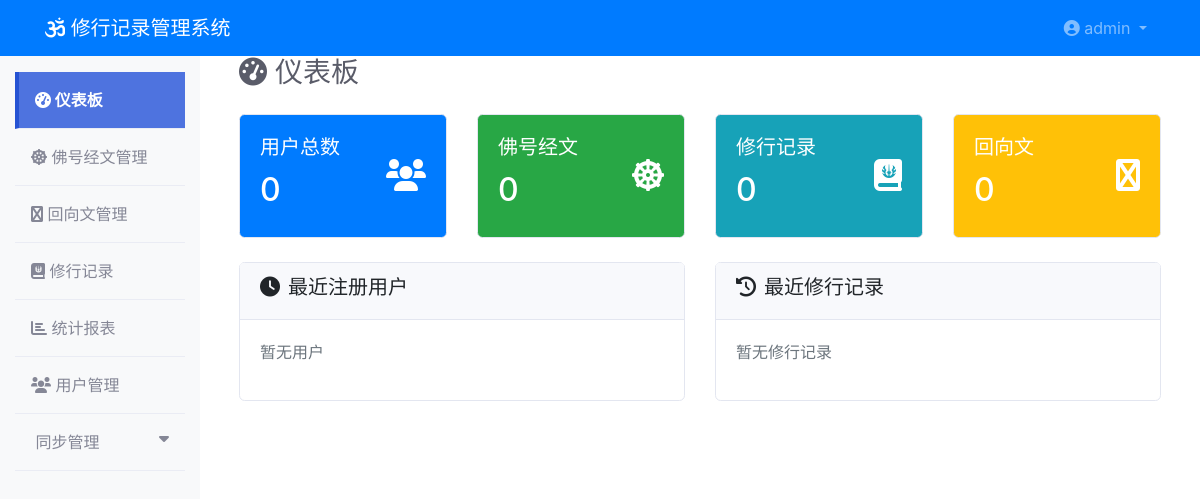
Page /dashboard (signed in) on the earlier database version.
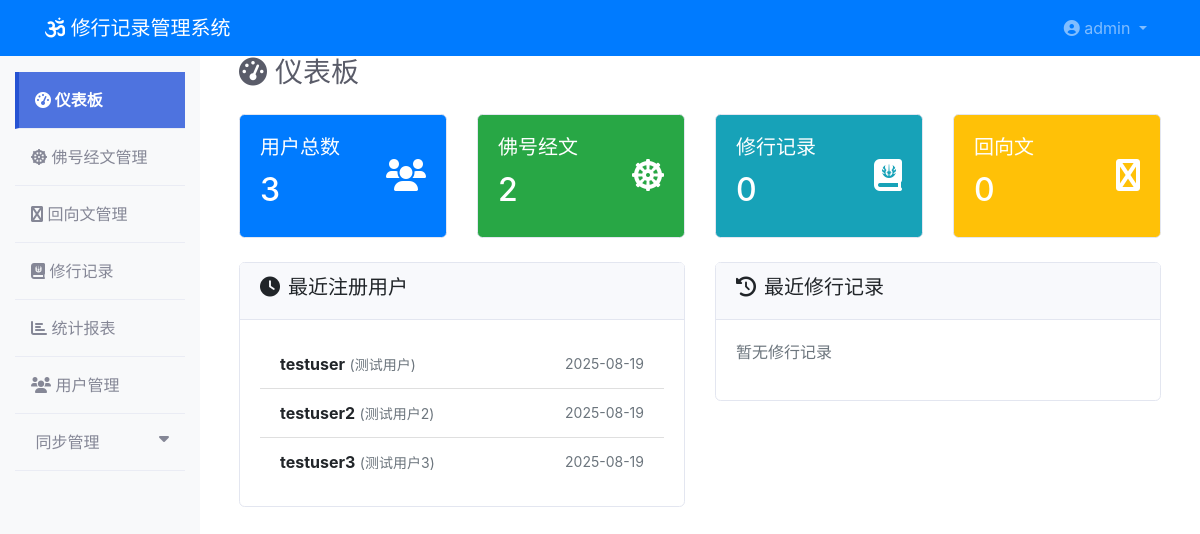
Same page on the later database version.
### models/user.py (models this page shows, shortened)
class User(db.Model):
    __tablename__ = 'users'
    id = db.Column(db.Integer, primary_key=True)
    username = db.Column(db.String(80), unique=True, nullable=False)
    password = db.Column(db.String(255), nullable=False)
    avatar = db.Column(db.String(255), nullable=True)  # 头像路径或emoji
    avatar_type = db.Column(db.Enum('emoji', 'image'), default='emoji')
    nickname = db.Column(db.String(100), nullable=True)
    is_deleted = db.Column(db.Boolean, default=False)  # 逻辑删除标记
    deleted_at = db.Column(db.DateTime, nullable=True)  # 删除时间
    created_at = db.Column(db.DateTime, default=datetime.utcnow)

### routes/main.py (the view)
@main_bp.route('/dashboard')
@login_required
def dashboard():
    stats = {
        'total_users': User.query.filter_by(is_deleted=False).count(),
        'total_chantings': Chanting.query.filter_by(is_deleted=False).count(),
        'total_records': ChantingRecord.query.count(),
        'total_dedications': Dedication.query.count(),
        'built_in_chantings': Chanting.query.filter_by(is_built_in=True, is_deleted=False).count(),
        'custom_chantings': Chanting.query.filter_by(is_built_in=False, is_deleted=False).count()
    }
    recent_users = User.query.filter_by(is_deleted=False).order_by(User.created_at.desc()).limit(5).all()
    recent_records_raw = ChantingRecord.query.order_by(ChantingRecord.created_at.desc()).limit(10).all()
    recent_records = []
    for record in recent_records_raw:
        record_dict = record.to_dict_with_chanting()
        recent_records.append(record_dict)
    return render_template('dashboard.html',
                         stats=stats,
                         recent_users=recent_users,
                         recent_records=recent_records)

### utils/db_monitor.py (called while the page is built)
def init_db_monitoring(app):
    @app.before_request
    def before_request():
        if not DatabaseMonitor.check_health():
            logger.warning("数据库连接异常，尝试重新连接")
            DatabaseMonitor.cleanup_connections()
    @app.after_request
    def after_request(response):
        try:
            db.session.remove()
        except Exception as e:
            logger.error(f"清理session失败: {e}")
        return response
    @app.teardown_appcontext
    def shutdown_session(exception=None):
        try:
            db.session.remove()
        except Exception as e:
            logger.error(f"teardown session失败: {e}")

    @staticmethod
    def check_health():
        try:
            result = db.session.execute(text('SELECT 1'))
            return True
        except Exception as e:
            logger.error(f"数据库健康检查失败: {e}")
            return False

### templates/dashboard.html (shortened to what the changed rows need)
{% extends "base.html" %}
{% block content %}
<div class="container-fluid">
    <div class="d-sm-flex align-items-center justify-content-between mb-4">
        <h1 class="h3 mb-0 text-gray-800">
            <i class="fas fa-tachometer-alt mr-2"></i>仪表板
        </h1>
    </div>
<div class="row">
    <div class="col-md-3 mb-4">
        <div class="card text-white bg-primary">
            <div class="card-body">
                <div class="d-flex justify-content-between">
                    <div>
                        <h5 class="card-title">用户总数</h5>
                        <h2>{{ stats.total_users }}</h2>
                    </div>
                </div>
            </div>
        </div>
    </div>
    <div class="col-md-3 mb-4">
        <div class="card text-white bg-success">
            <div class="card-body">
                <div class="d-flex justify-content-between">
                    <div>
                        <h5 class="card-title">佛号经文</h5>
                        <h2>{{ stats.total_chantings }}</h2>
                    </div>
                </div>
            </div>
        </div>
    </div>
    <div class="col-md-3 mb-4">
        <div class="card text-white bg-info">
            <div class="card-body">
                <div class="d-flex justify-content-between">
                    <div>
                        <h2>{{ stats.total_records }}</h2>
                    </div>
                </div>
            </div>
        </div>
    </div>
    <div class="col-md-3 mb-4">
        <div class="card text-white bg-warning">
            <div class="card-body">
                <div class="d-flex justify-content-between">
                    <div>
                        <h2>{{ stats.total_dedications }}</h2>
                    </div>
                </div>
            </div>
        </div>
    </div>
</div>
<div class="row">
    <div class="col-md-6">
        <div class="card">
            <div class="card-body">
                {% if recent_users %}
                    <div class="list-group list-group-flush">
                        {% for user in recent_users %}
                        <div class="list-group-item d-flex justify-content-between align-items-center">
                            <div>
                                <strong>{{ user.username }}</strong>
                                {% if user.nickname %}
                                    <small class="text-muted">({{ user.nickname }})</small>
                                {% endif %}
                            </div>
                            <small class="text-muted">{{ user.created_at.strftime('%Y-%m-%d') }}</small>
                        </div>
                        {% endfor %}
                    </div>
                {% else %}
                    <p class="text-muted">暂无用户</p>
                {% endif %}
            </div>
        </div>
    </div>
</div>
</div>
{% endblock %}

Differences in the rows shown:
added User: username "testuser", nickname "测试用户", created_at "2025-08-19"
added User: username "testuser2", nickname "测试用户2", created_at "2025-08-19"
added User: username "testuser3", nickname "测试用户3", created_at "2025-08-19"
Other differences:
{{ stats.total_users }}: "0" → "3"
{{ stats.total_chantings }}: "0" → "2"
text no longer shown: "暂无用户"
